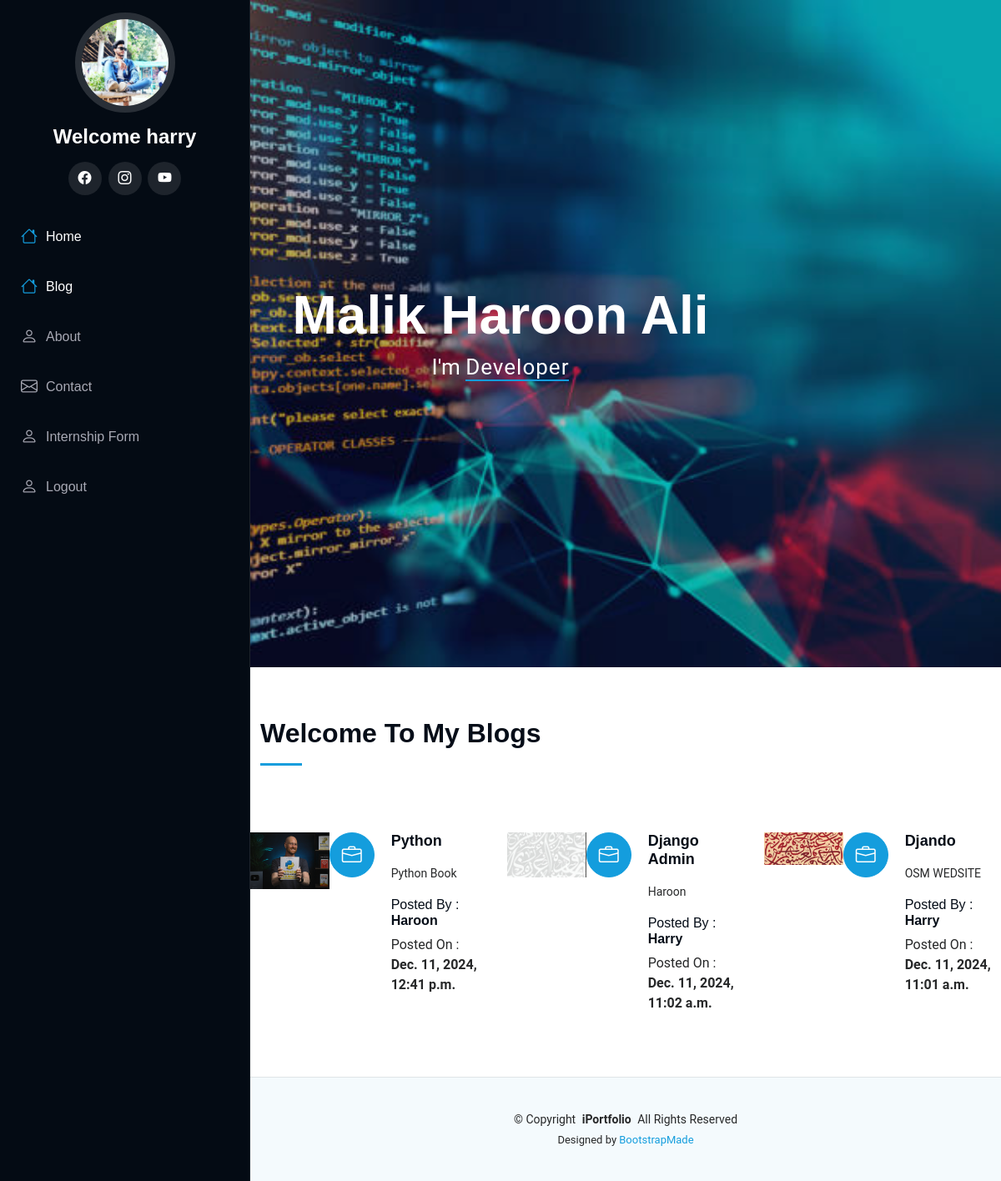
The app's page /blog (signed in) with its own data.
### protfolio/models.py (models this page shows, shortened)
class Blogs(models.Model):
    title = models.CharField(max_length=60)
    description = models.TextField()
    authname = models.CharField(max_length=15)
    img = models.ImageField(upload_to='blog', blank=True, null=True)
    timeStamp = models.DateTimeField(auto_now_add=True, blank=True)

### protfolio/views.py (the view)
# urls.py: path('blog', views.blog, name="blog"),
def blog(request):
    posts=Blogs.objects.all()
    context={'posts': posts}
    return render(request, "blog.html", context)

### protfolio/templates/blog.html (shortened to what this page needs)
{% extends 'base.html' %}
{% block body %}
{% load static %}
      <section id="services" class="services section">
        <div class="container section-title" data-aos="fade-up">
        <h2>Welcome To My Blogs</h2>
        </div>
        <div class="row gy-4">
            {% for post in posts reversed %}
            <div class="col-lg-4 col-md-6 service-item d-flex" data-aos="fade-up">
                    <div class="col-lg-4" data-aos="fade-right">
                    <img src="{{post.img.url}}" class="img-fluid" alt="">
                    </div>
                    <br>
            <div class="icon flex-shrink-0"><i class="bi bi-briefcase"></i></div>
            <div>
                <h4 class="title"><a href="">{{post.title}}</a></h4>
                <p class="description">{{post.description}}</p>
                <h6>Posted By : <b>{{post.authname}}</b></h6>
                <p>Posted On : <b>{{post.timeStamp}}</b></p>
            </div>
            </div>
            {% endfor %}
          </div>
      </section>
{% endblock body %}

### protfolio/templates/base.html (shortened to what this page needs)
{% load static %}
<!DOCTYPE html>
<html lang="en">
<head>
  <link href="{% static 'assets/vendor/bootstrap/css/bootstrap.min.css' %}" rel="stylesheet">
  <link href="{% static 'assets/vendor/bootstrap-icons/bootstrap-icons.css' %}" rel="stylesheet">
  <link href="{% static 'assets/vendor/aos/aos.css' %}" rel="stylesheet">
  <link href="{% static 'assets/vendor/glightbox/css/glightbox.min.css' %}" rel="stylesheet">
  <link href="{% static 'assets/vendor/swiper/swiper-bundle.min.css' %}" rel="stylesheet">
  <link href="{% static 'assets/css/main.css' %}" rel="stylesheet">
</head>
<body class="index-page">
  <header id="header" class="header dark-background d-flex flex-column">
    <div class="profile-img">
      <img src="{% static 'assets/img/haroon.jpg' %}" alt="" class="img-fluid rounded-circle">
    </div>
    <a href="index.html" class="logo d-flex align-items-center justify-content-center">
      <h1 class="sitename">Welcome {{user.username}}</h1>
    </a>
    <div class="social-links text-center">
      <a href="https://www.facebook.com/profile.php?id=100086952450215" class="facebook"><i class="bi bi-facebook"></i></a>
      <a href="https://www.instagram.com/malik_haroon.ali/" class="instagram"><i class="bi bi-instagram"></i></a>
      <a href="https://www.youtube.com/@malik_Haroon.58" class="youtube"><i class="bi bi-youtube"></i></a>
    </div>
    <nav id="navmenu" class="navmenu">
      <ul>
        <li><a href="/" class="active"><i class="bi bi-house navicon"></i>Home</a></li>
        <li><a href="/blog" class="active"><i class="bi bi-house navicon"></i>Blog</a></li>
        <li><a href="/about"><i class="bi bi-person navicon"></i> About</a></li>
        <li><a href="/contact"><i class="bi bi-envelope navicon"></i> Contact</a></li>
        <li><a href="/internshipdetails"><i class="bi bi-person navicon"></i>Internship Form</a></li>
        {% if not request.user.is_authenticated %}
        <li><a href="/auth/signup/"><i class="bi bi-person navicon"></i>SignUp</a></li>
        <li><a href="/auth/login/"><i class="bi bi-person navicon"></i>Login</a></li>
        {% else %}
        <li><a href="/auth/logout/"><i class="bi bi-person navicon"></i>Logout</a></li>
        {% endif %}
      </ul>
    </nav>
  </header>
 <div class="text-center">
    <section id="hero" class="hero section dark-background">
      <img src="{% static 'assets/img/roha.png' %}" alt="" data-aos="fade-in" class="">
      <div class="container" data-aos="fade-up" data-aos-delay="100">
        <h2>Malik Haroon Ali</h2>
        <p>I'm <span class="typed" data-typed-items="Designer, Developer, Freelancer, Photographer">Developer</span></p>
      </div>
    </div>
    <main class="main">
{% block body %}
{% endblock body %}
  </main>
  <footer id="footer" class="footer position-relative light-background">
    <div class="container">
      <div class="copyright text-center ">
        <p>© <span>Copyright</span> <strong class="px-1 sitename">iPortfolio</strong> <span>All Rights Reserved</span></p>
      </div>
      <div class="credits">
        Designed by <a href="https://bootstrapmade.com/">BootstrapMade</a>
      </div>
    </div>
  </footer>
</body>
</html>

### records on screen
Blogs: img (picture), title "Python", description "Python Book", authname "Haroon", timeStamp "Dec. 11, 2024, 12:41 p.m."
Blogs: img (picture), title "Django Admin", description "Haroon", authname "Harry", timeStamp "Dec. 11, 2024, 11:02 a.m."
Blogs: img (picture), title "Djando", description "OSM WEDSITE", authname "Harry", timeStamp "Dec. 11, 2024, 11:01 a.m."

### other values on screen
{{ user.username }} "harry"
